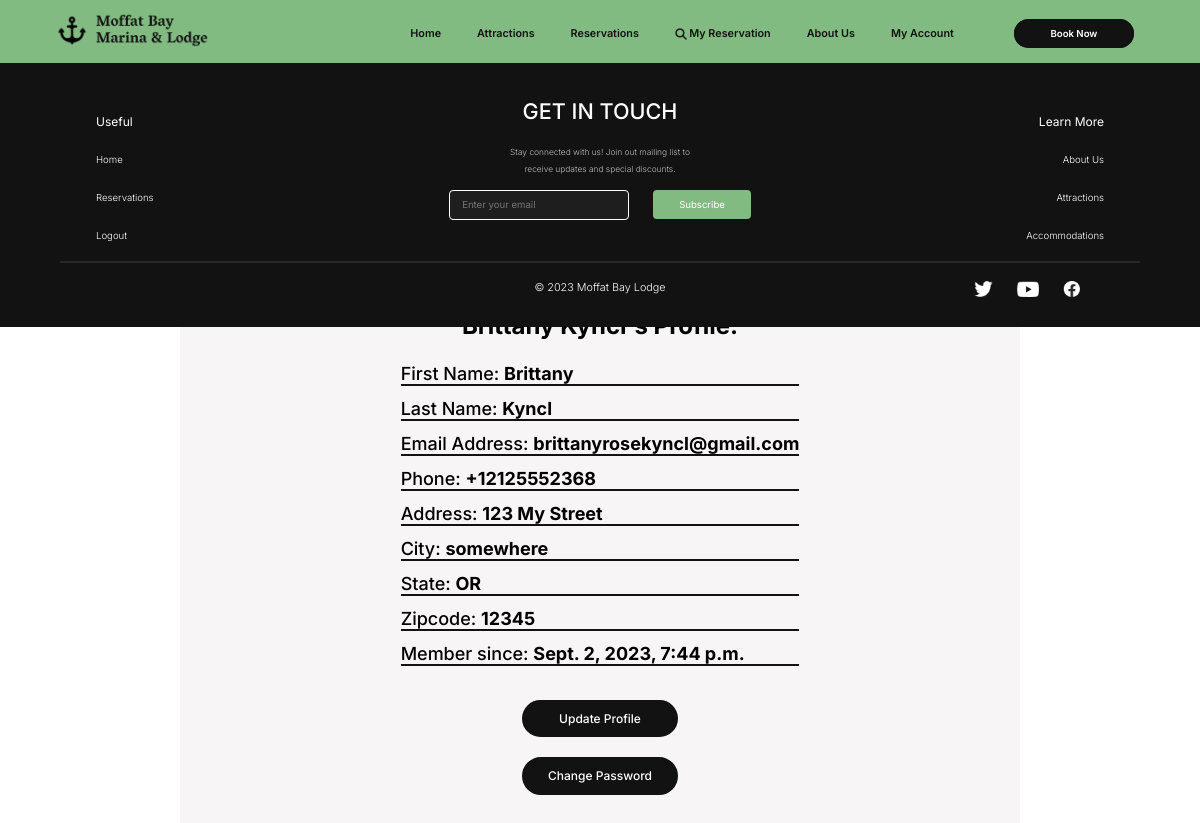
Before: /profile/ (signed in) with the older database file.
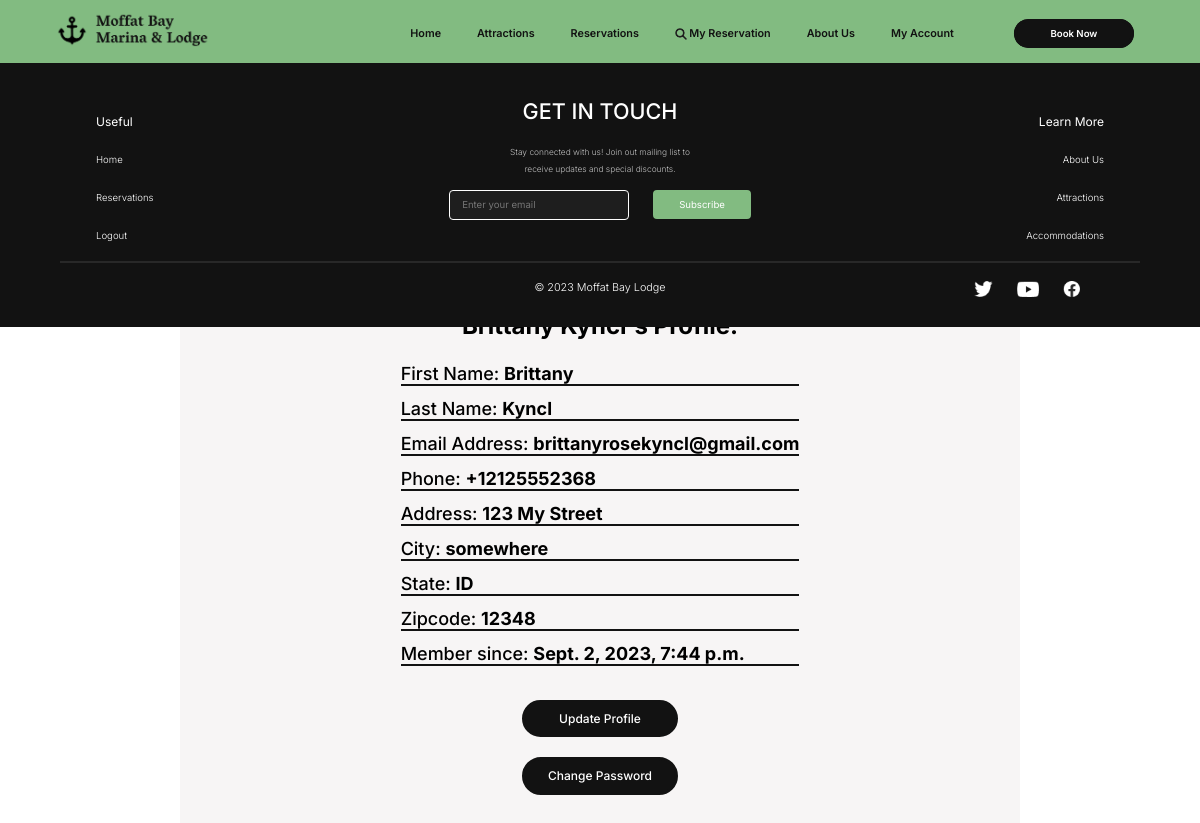
After: the same page with the newer database file.
### users/models.py (models this page shows, shortened)
class CustomUser(AbstractUser):
    username = None
    email = models.EmailField(_('email address'), unique=True)
    first_name = models.CharField(max_length=50,verbose_name="First Name", null=True, blank=True)
    last_name = models.CharField(max_length=50,verbose_name="Last Name", null=True, blank=True)
    street = models.CharField(max_length=50,verbose_name="Address", null=True, blank=True)
    city = models.CharField(max_length=50,verbose_name="City", null=True, blank=True)
    state = models.CharField(max_length=50,verbose_name="State", null=True, blank=True)
    zip = models.CharField(max_length=8,verbose_name="Zipcode", null=True, blank=True)
    phone = PhoneNumberField(verbose_name="Phone Number", blank=True, null=True)
    class Meta:
        verbose_name_plural = "User Accounts"
    USERNAME_FIELD = 'email'
    REQUIRED_FIELDS = []
    objects = CustomUserManager()

### users/views.py (the view)
# urls.py: path('profile/', account_views.profile, name='profile'),
@login_required
def profile(request):
    context = {
        'title':'Your Profile',
        'mailform': MailListForm,
    }
    return render(request, 'users/profile.html', context)

### users/templates/users/profile.html (shortened to what this page needs)
{% extends "reservations/base.html" %}
{% load crispy_forms_tags %}
{% load static %}
{% block css %}
<link rel="stylesheet" type="text/css" href="{% static 'reservations/accounts.css' %}"/>
{% endblock %}
{% block content %}
<div class="banner">
    <div class="overlay-register" style="padding-bottom: 4vw;">
        <div class="text-content form-register">
            <h3 style="padding: 1.5vw;">{{user.first_name}} {{user.last_name}}'s Profile:</h3>
            <fieldset class="form-register">
                <div class="register-grid-container">
                    <div class="register-section profile"><label class="register-label">First Name:&nbsp;</label><div class="register-input">{{user.first_name}}</div></div>
                    <div class="register-section profile"><div class="register-label">Last Name:&nbsp;</div><div class="register-input">{{user.last_name}}</div> </div>
                    <div class="register-section profile"><div class="register-label">Email Address:&nbsp;</div><div class="register-input">{{ user.email }}</div> </div>
                    <div class="register-section profile"><div class="register-label">Phone:&nbsp;</div><div class="register-input">{{ user.phone }}</div> </div>
                    <div class="register-section profile"><div class="register-label">Address:&nbsp;</div><div class="register-input">{{ user.street }}</div></div>
                    <div class="register-section profile"><div class="register-label">City:&nbsp;</div><div class="register-input">{{ user.city }}</div> </div>
                    <div class="register-section profile"><div class="register-label">State:&nbsp;</div><div class="register-input">{{ user.state }}</div> </div>
                    <div class="register-section profile"><div class="register-label">Zipcode:&nbsp;</div><div class="register-input">{{ user.zip }}</div> </div>
                    <div class="register-section profile"><div class="register-label">Member since:&nbsp;</div><div class="register-input">{{ user.date_joined }}</div> </div>
                </div>
            </fieldset>
        </div>
        <button class="login-button register-button"><a href="{% url 'update_profile' %}">Update Profile</a></button>
        <br>
        <button class="login-button register-button"><a href="{% url 'change_password' %}">Change Password</a></button>
    </div>
</div>
{% endblock content %}

Changed rows visible on the page:
changed CustomUser "Brittany": state "OR" → "ID"; zip "12345" → "12348"
